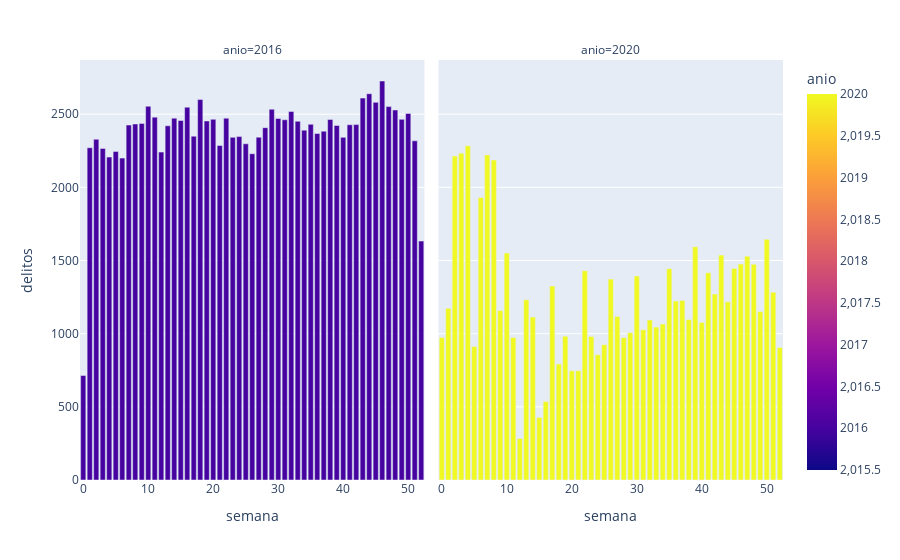

Notebook code for this chart:
### Code cell
px.bar(data_frame=df.loc[df.anio.isin([2016,2020])].groupby(["anio","semana"], 
                                   as_index=False)["delitos"].count().sort_values("delitos", 
                                                                                      ascending=False),
       x='semana',
       y='delitos', 
       color= "anio",
       color_discrete_sequence=["red", "green", "blue", "goldenrod", "magenta"],
       facet_col='anio')

### Figure 1 — Plotly figure (JSON) as saved in the notebook; plotly's stock layout.template omitted (floating-point values rounded to 4 significant figures)
{"data": [{"alignmentgroup": "True", "hovertemplate": "anio=%{marker.color}<br>semana=%{x}<br>delitos=%{y}<extra></extra>", "legendgroup": "", "marker": {"color": [2016, 2016, 2016, 2016, 2016, 2016, 2016, 2016, 2016, 2016, 2016, 2016, 2016, 2016, 2016, 2016, 2016, 2016, 2016, 2016, 2016, 2016, 2016, 2016, 2016, 2016, 2016, 2016, 2016, 2016, 2016, 2016, 2016, 2016, 2016, 2016, 2016, 2016, 2016, 2016, 2016, 2016, 2016, 2016, 2016, 2016, 2016, 2016, 2016, 2016, 2016, 2016, 2016], "coloraxis": "coloraxis", "pattern": {"shape": ""}}, "name": "", "offsetgroup": "", "orientation": "v", "showlegend": false, "textposition": "auto", "type": "bar", "x": [46, 44, 43, 18, 45, 10, 47, 16, 29, 48, 32, 50, 11, 22, 14, 30, 20, 49, 38, 31, 15, 19, 33, 9, 8, 35, 42, 41, 7, 39, 13, 28, 34, 37, 36, 17, 24, 27, 23, 40, 2, 51, 25, 21, 1, 3, 5, 12, 26, 4, 6, 52, 0], "xaxis": "x", "y": [2727, 2640, 2610, 2600, 2581, 2554, 2552, 2548, 2534, 2529, 2519, 2505, 2480, 2473, 2473, 2471, 2465, 2465, 2464, 2462, 2457, 2454, 2452, 2437, 2433, 2431, 2429, 2428, 2426, 2423, 2421, 2408, 2391, 2384, 2368, 2350, 2347, 2343, 2342, 2342, 2329, 2318, 2298, 2286, 2271, 2266, 2246, 2241, 2230, 2207, 2200, 1633, 714], "yaxis": "y"}, {"alignmentgroup": "True", "hovertemplate": "anio=%{marker.color}<br>semana=%{x}<br>delitos=%{y}<extra></extra>", "legendgroup": "", "marker": {"color": [2020, 2020, 2020, 2020, 2020, 2020, 2020, 2020, 2020, 2020, 2020, 2020, 2020, 2020, 2020, 2020, 2020, 2020, 2020, 2020, 2020, 2020, 2020, 2020, 2020, 2020, 2020, 2020, 2020, 2020, 2020, 2020, 2020, 2020, 2020, 2020, 2020, 2020, 2020, 2020, 2020, 2020, 2020, 2020, 2020, 2020, 2020, 2020, 2020, 2020, 2020, 2020, 2020], "coloraxis": "coloraxis", "pattern": {"shape": ""}}, "name": "", "offsetgroup": "", "orientation": "v", "showlegend": false, "textposition": "auto", "type": "bar", "x": [4, 3, 7, 2, 8, 6, 50, 39, 10, 43, 47, 46, 48, 45, 35, 22, 41, 30, 26, 17, 51, 42, 13, 37, 36, 44, 1, 9, 49, 27, 14, 38, 32, 40, 34, 33, 31, 29, 19, 23, 11, 0, 28, 25, 5, 52, 24, 18, 21, 20, 16, 15, 12], "xaxis": "x2", "y": [2284, 2233, 2222, 2214, 2187, 1931, 1645, 1594, 1551, 1537, 1530, 1476, 1475, 1446, 1444, 1430, 1416, 1394, 1373, 1326, 1284, 1271, 1232, 1226, 1223, 1218, 1173, 1159, 1151, 1117, 1114, 1097, 1094, 1076, 1066, 1045, 1027, 1006, 983, 981, 974, 974, 973, 925, 912, 906, 856, 792, 747, 746, 536, 427, 284], "yaxis": "y2"}], "layout": {"annotations": [{"font": {}, "showarrow": false, "text": "anio=2016", "x": 0.245, "xanchor": "center", "xref": "paper", "y": 1, "yanchor": "bottom", "yref": "paper"}, {"font": {}, "showarrow": false, "text": "anio=2020", "x": 0.755, "xanchor": "center", "xref": "paper", "y": 1, "yanchor": "bottom", "yref": "paper"}], "barmode": "relative", "coloraxis": {"colorbar": {"title": {"text": "anio"}}, "colorscale": [[0, "#0d0887"], [0.1111, "#46039f"], [0.2222, "#7201a8"], [0.3333, "#9c179e"], [0.4444, "#bd3786"], [0.5556, "#d8576b"], [0.6667, "#ed7953"], [0.7778, "#fb9f3a"], [0.8889, "#fdca26"], [1, "#f0f921"]]}, "legend": {"tracegroupgap": 0}, "margin": {"t": 60}, "xaxis": {"anchor": "y", "domain": [0, 0.49], "title": {"text": "semana"}}, "xaxis2": {"anchor": "y2", "domain": [0.51, 1], "matches": "x", "title": {"text": "semana"}}, "yaxis": {"anchor": "x", "domain": [0, 1], "title": {"text": "delitos"}}, "yaxis2": {"anchor": "x2", "domain": [0, 1], "matches": "y", "showticklabels": false}}}
